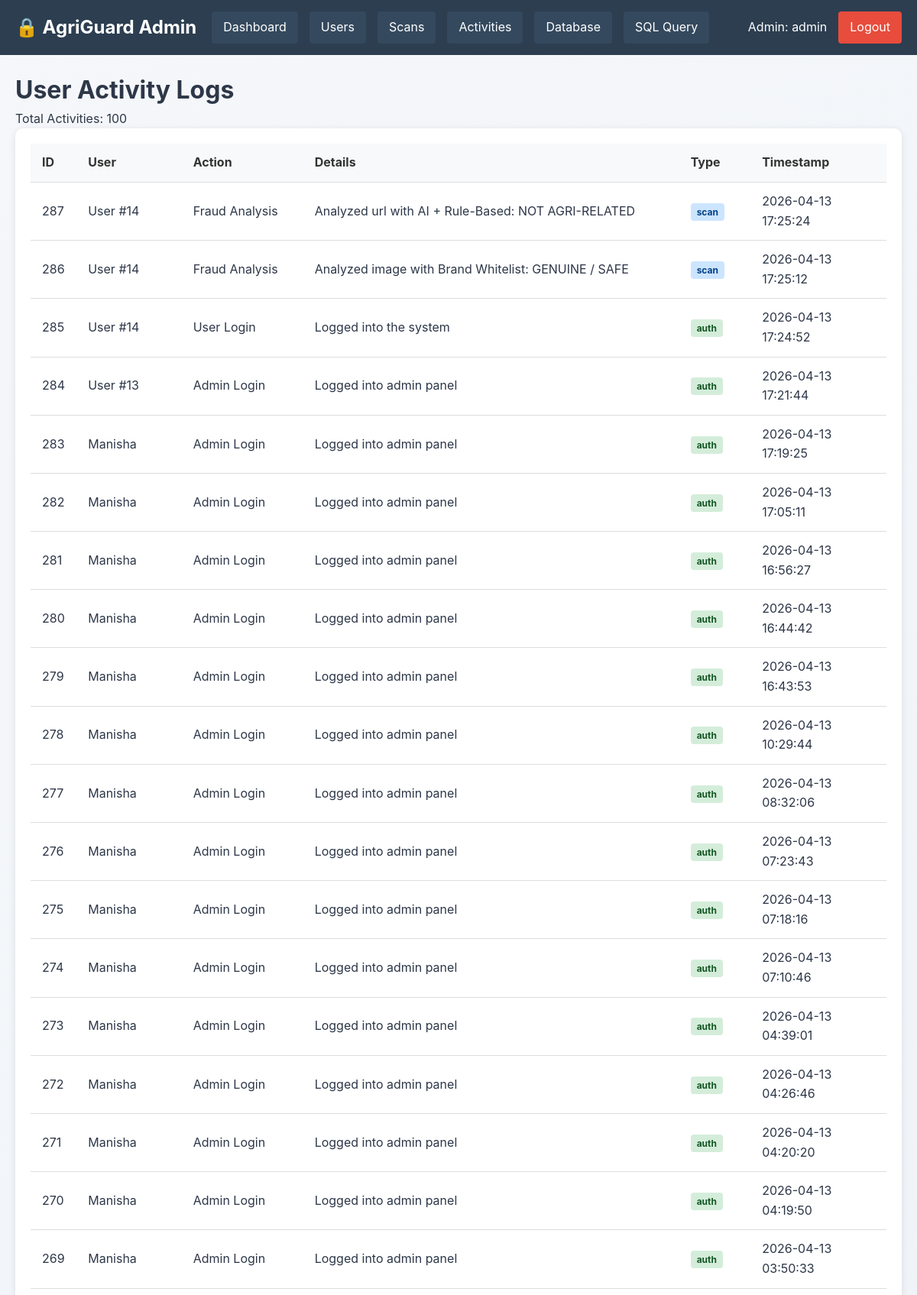
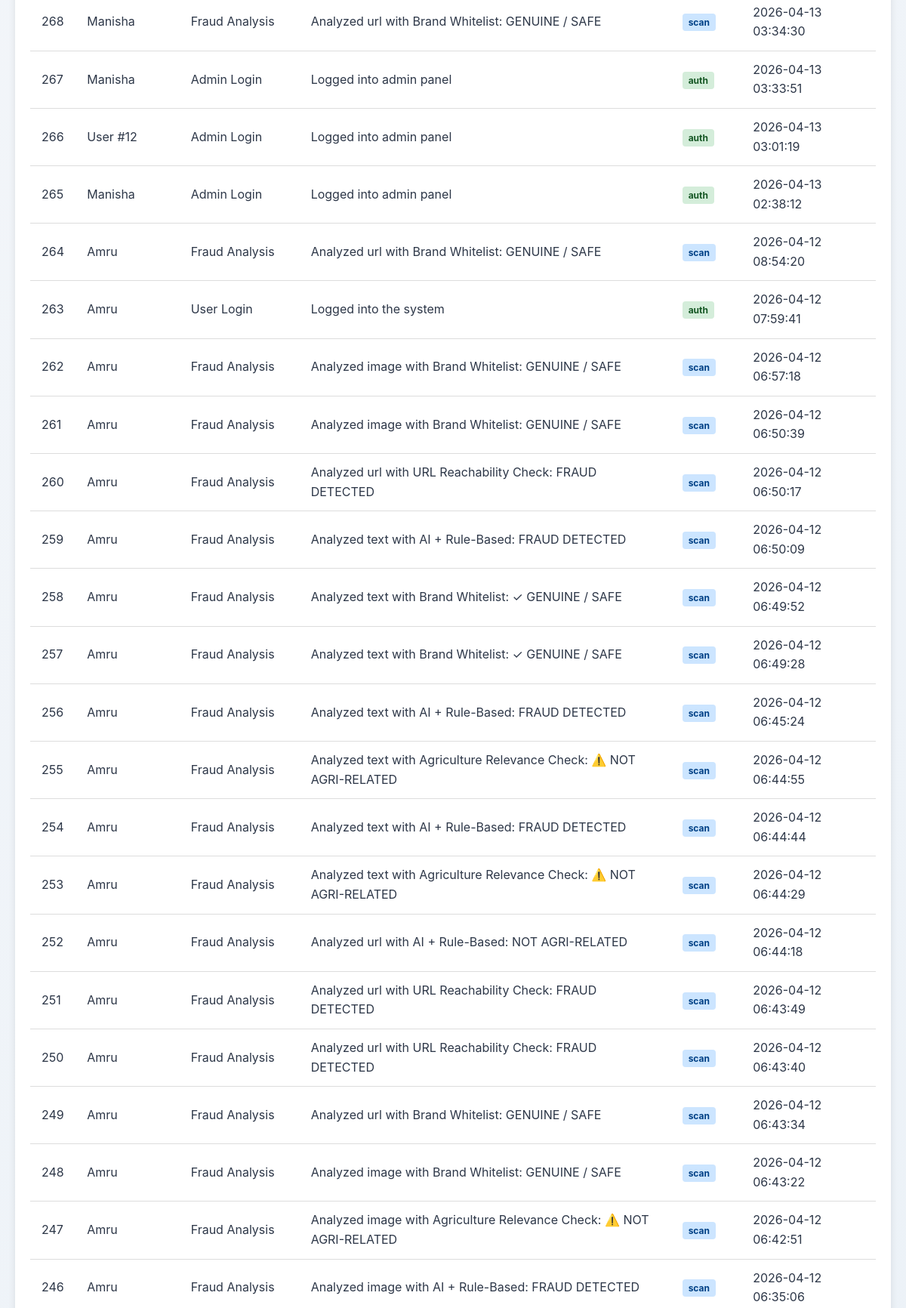
Screenshot of /admin/activities (signed in, upper part) with the database file from the repository (2 pictures, top to bottom).
### tables this page shows
CREATE TABLE user_activity (
                id INTEGER PRIMARY KEY AUTOINCREMENT,
                user_id INTEGER,
                action TEXT,
                details TEXT,
                type TEXT,
                timestamp TIMESTAMP DEFAULT CURRENT_TIMESTAMP,
                FOREIGN KEY (user_id) REFERENCES users(id) ON DELETE CASCADE
            );

CREATE TABLE users(
                id INTEGER PRIMARY KEY AUTOINCREMENT,
                username TEXT UNIQUE NOT NULL,
                email TEXT UNIQUE NOT NULL,
                mobile TEXT UNIQUE NOT NULL,
                password TEXT NOT NULL,
                fullname TEXT,
                location TEXT,
                profile_pic TEXT,
                language TEXT DEFAULT 'en',
                email_notifications BOOLEAN DEFAULT 1,
                account_type TEXT DEFAULT 'standard',
                created_at TIMESTAMP DEFAULT CURRENT_TIMESTAMP,
                reset_token TEXT,
                reset_token_expiry DATETIME
            , role TEXT);

### app.py (the view)
@app.route("/admin/activities")
@admin_required
def admin_activities():
    import sqlite3
    conn = sqlite3.connect("users.db")
    conn.row_factory = sqlite3.Row
    c = conn.cursor()
    c.execute("""
        SELECT a.*, u.username
        FROM user_activity a
        LEFT JOIN users u ON a.user_id = u.id
        ORDER BY a.timestamp DESC
        LIMIT 100
    """)
    activities = []
    for row in c.fetchall():
        activities.append(dict(row))
    conn.close()
    return render_template("admin_activities.html", activities=activities, is_admin=True)

### app.py (called while the page is built)
def admin_required(f):
    @wraps(f)
    def decorated_function(*args, **kwargs):
        if 'user_id' not in session:
            flash("Please login first", "error")
            return redirect(url_for('login_selector'))
        user_role = session.get('role', 'farmer').lower()
        is_admin = user_role == 'admin'
        print(f"DEBUG: Checking admin access - role={user_role}, is_admin={is_admin}")
        print(f"DEBUG: Full session keys: {list(session.keys())}")
        if not is_admin:
            print(f"❌ Admin access denied for user {session.get('username')} with role {user_role}")
            flash(f"Admin access required! Your role is: {user_role}", "error")
            return render_template("admin_access.html")
        print(f"✅ Admin access granted for user {session.get('username')}")
        return f(*args, **kwargs)
    return decorated_function

@app.context_processor
def inject_user():
    is_admin = False
    if 'user_id' in session:
        user_role = session.get('role', 'farmer').lower()
        is_admin = (user_role == 'admin')
    return dict(
        current_user=session.get("username"),
        current_lang=session.get("lang", "en"),
        is_logged_in="user_id" in session,
        is_admin=is_admin,
        current_path=request.path,
        ml_available=ML_AVAILABLE
   )

### templates/admin_activities.html (shortened to what this page needs)
<!DOCTYPE html>
<html lang="en">
<head>
    <link rel="stylesheet" href="{{ url_for('static', filename='css/style.css') }}">
</head>
<body>
    {% include 'admin_navbar.html' %}
    <div class="admin-container">
        <h1>User Activity Logs</h1>
        <p>Total Activities: {{ activities|length }}</p>
        <div class="table-container">
            <table>
                <thead>
                    <tr>
                        <th>ID</th>
                        <th>User</th>
                        <th>Action</th>
                        <th>Details</th>
                        <th>Type</th>
                        <th>Timestamp</th>
                    </tr>
                </thead>
                <tbody>
                    {% for activity in activities %}
                    <tr>
                        <td>{{ activity.id }}</td>
                        <td>{{ activity.username if activity.username else "User #" + activity.user_id|string }}</td>
                        <td>{{ activity.action }}</td>
                        <td>{{ activity.details[:100] }}{% if activity.details|length > 100 %}...{% endif %}</td>
                        <td>
                            <span class="type-badge type-{{ activity.type }}">
                                {{ activity.type }}
                            </span>
                        </td>
                        <td>{{ activity.timestamp }}</td>
                    </tr>
                    {% endfor %}
                </tbody>
            </table>
        </div>
    </div>
</body>
</html>

### static/style.css (style rules this page uses)
* { margin: 0; padding: 0; box-sizing: border-box; }
body { font-family: 'Inter', 'Segoe UI', system-ui, -apple-system, sans-serif; background: linear-gradient(135deg, #f5f7fa 0%, #e4edf5 100%); color: #2d3748; line-height: 1.6; min-height: 100vh; }

### templates/admin_activities.html (style rules this page uses)
.admin-container { padding: 20px; }
.table-container { background: white; border-radius: 10px; padding: 20px; box-shadow: 0 2px 10px rgba(0,0,0,0.1); overflow-x: auto; }
table { width: 100%; border-collapse: collapse; }
th, td { padding: 12px 15px; text-align: left; border-bottom: 1px solid #ddd; }
th { background-color: #f8f9fa; font-weight: bold; color: #333; }
.type-badge { padding: 4px 8px; border-radius: 4px; font-size: 12px; font-weight: bold; }
.type-auth { background-color: #d4edda; color: #155724; }
.type-scan { background-color: #cce5ff; color: #004085; }

### rows the page displays
user_activity: id "287", user "User #14", action "Fraud Analysis", details "Analyzed url with AI + Rule-Based: NOT AGRI-RELATED", type "scan", timestamp "2026-04-13 17:25:24"
user_activity: id "286", user "User #14", action "Fraud Analysis", details "Analyzed image with Brand Whitelist: GENUINE / SAFE", type "scan", timestamp "2026-04-13 17:25:12"
user_activity: id "285", user "User #14", action "User Login", details "Logged into the system", type "auth", timestamp "2026-04-13 17:24:52"
user_activity: id "284", user "User #13", action "Admin Login", details "Logged into admin panel", type "auth", timestamp "2026-04-13 17:21:44"
user_activity: id "283", username "Manisha", action "Admin Login", details "Logged into admin panel", type "auth", timestamp "2026-04-13 17:19:25"
user_activity: id "282", username "Manisha", action "Admin Login", details "Logged into admin panel", type "auth", timestamp "2026-04-13 17:05:11"
user_activity: id "281", username "Manisha", action "Admin Login", details "Logged into admin panel", type "auth", timestamp "2026-04-13 16:56:27"
user_activity: id "280", username "Manisha", action "Admin Login", details "Logged into admin panel", type "auth", timestamp "2026-04-13 16:44:42"
user_activity: id "279", username "Manisha", action "Admin Login", details "Logged into admin panel", type "auth", timestamp "2026-04-13 16:43:53"
user_activity: id "278", username "Manisha", action "Admin Login", details "Logged into admin panel", type "auth", timestamp "2026-04-13 10:29:44"
user_activity: id "277", username "Manisha", action "Admin Login", details "Logged into admin panel", type "auth", timestamp "2026-04-13 08:32:06"
user_activity: id "276", username "Manisha", action "Admin Login", details "Logged into admin panel", type "auth", timestamp "2026-04-13 07:23:43"
user_activity: id "275", username "Manisha", action "Admin Login", details "Logged into admin panel", type "auth", timestamp "2026-04-13 07:18:16"
user_activity: id "274", username "Manisha", action "Admin Login", details "Logged into admin panel", type "auth", timestamp "2026-04-13 07:10:46"
user_activity: id "273", username "Manisha", action "Admin Login", details "Logged into admin panel", type "auth", timestamp "2026-04-13 04:39:01"
user_activity: id "272", username "Manisha", action "Admin Login", details "Logged into admin panel", type "auth", timestamp "2026-04-13 04:26:46"
user_activity: id "271", username "Manisha", action "Admin Login", details "Logged into admin panel", type "auth", timestamp "2026-04-13 04:20:20"
user_activity: id "270", username "Manisha", action "Admin Login", details "Logged into admin panel", type "auth", timestamp "2026-04-13 04:19:50"
user_activity: id "269", username "Manisha", action "Admin Login", details "Logged into admin panel", type "auth", timestamp "2026-04-13 03:50:33"
user_activity: id "268", username "Manisha", action "Fraud Analysis", details "Analyzed url with Brand Whitelist: GENUINE / SAFE", type "scan", timestamp "2026-04-13 03:34:30"
user_activity: id "267", username "Manisha", action "Admin Login", details "Logged into admin panel", type "auth", timestamp "2026-04-13 03:33:51"
user_activity: id "266", user "User #12", action "Admin Login", details "Logged into admin panel", type "auth", timestamp "2026-04-13 03:01:19"
user_activity: id "265", username "Manisha", action "Admin Login", details "Logged into admin panel", type "auth", timestamp "2026-04-13 02:38:12"
user_activity: id "264", username "Amru", action "Fraud Analysis", details "Analyzed url with Brand Whitelist: GENUINE / SAFE", type "scan", timestamp "2026-04-12 08:54:20"
user_activity: id "263", username "Amru", action "User Login", details "Logged into the system", type "auth", timestamp "2026-04-12 07:59:41"
user_activity: id "262", username "Amru", action "Fraud Analysis", details "Analyzed image with Brand Whitelist: GENUINE / SAFE", type "scan", timestamp "2026-04-12 06:57:18"
user_activity: id "261", username "Amru", action "Fraud Analysis", details "Analyzed image with Brand Whitelist: GENUINE / SAFE", type "scan", timestamp "2026-04-12 06:50:39"
user_activity: id "260", username "Amru", action "Fraud Analysis", details "Analyzed url with URL Reachability Check: FRAUD DETECTED", type "scan", timestamp "2026-04-12 06:50:17"
user_activity: id "259", username "Amru", action "Fraud Analysis", details "Analyzed text with AI + Rule-Based: FRAUD DETECTED", type "scan", timestamp "2026-04-12 06:50:09"
user_activity: id "258", username "Amru", action "Fraud Analysis", details "Analyzed text with Brand Whitelist: ✓ GENUINE / SAFE", type "scan", timestamp "2026-04-12 06:49:52"
user_activity: id "257", username "Amru", action "Fraud Analysis", details "Analyzed text with Brand Whitelist: ✓ GENUINE / SAFE", type "scan", timestamp "2026-04-12 06:49:28"
user_activity: id "256", username "Amru", action "Fraud Analysis", details "Analyzed text with AI + Rule-Based: FRAUD DETECTED", type "scan", timestamp "2026-04-12 06:45:24"
user_activity: id "255", username "Amru", action "Fraud Analysis", details "Analyzed text with Agriculture Relevance Check: ⚠️ NOT AGRI-RELATED", type "scan", timestamp "2026-04-12 06:44:55"
user_activity: id "254", username "Amru", action "Fraud Analysis", details "Analyzed text with AI + Rule-Based: FRAUD DETECTED", type "scan", timestamp "2026-04-12 06:44:44"
user_activity: id "253", username "Amru", action "Fraud Analysis", details "Analyzed text with Agriculture Relevance Check: ⚠️ NOT AGRI-RELATED", type "scan", timestamp "2026-04-12 06:44:29"
user_activity: id "252", username "Amru", action "Fraud Analysis", details "Analyzed url with AI + Rule-Based: NOT AGRI-RELATED", type "scan", timestamp "2026-04-12 06:44:18"
user_activity: id "251", username "Amru", action "Fraud Analysis", details "Analyzed url with URL Reachability Check: FRAUD DETECTED", type "scan", timestamp "2026-04-12 06:43:49"
user_activity: id "250", username "Amru", action "Fraud Analysis", details "Analyzed url with URL Reachability Check: FRAUD DETECTED", type "scan", timestamp "2026-04-12 06:43:40"
user_activity: id "249", username "Amru", action "Fraud Analysis", details "Analyzed url with Brand Whitelist: GENUINE / SAFE", type "scan", timestamp "2026-04-12 06:43:34"
user_activity: id "248", username "Amru", action "Fraud Analysis", details "Analyzed image with Brand Whitelist: GENUINE / SAFE", type "scan", timestamp "2026-04-12 06:43:22"
user_activity: id "247", username "Amru", action "Fraud Analysis", details "Analyzed image with Agriculture Relevance Check: ⚠️ NOT AGRI-RELATED", type "scan", timestamp "2026-04-12 06:42:51"
user_activity: id "246", username "Amru", action "Fraud Analysis", details "Analyzed image with AI + Rule-Based: FRAUD DETECTED", type "scan", timestamp "2026-04-12 06:35:06"

### other values shown
{{ session.username }} "admin"
{{ activities|length }} "100"
